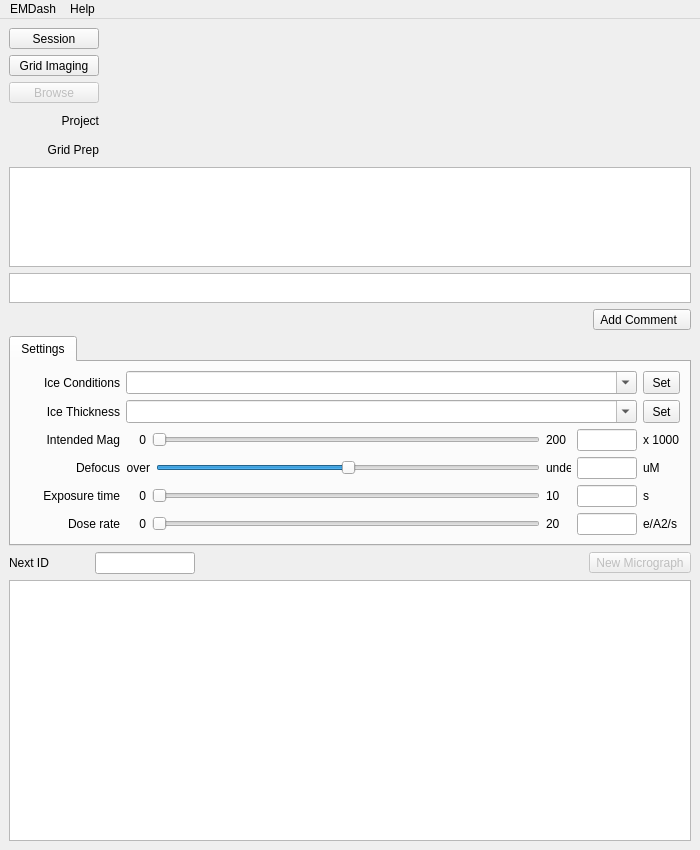
<?xml version="1.0" encoding="UTF-8"?>
<ui version="4.0">
 <class>Upload</class>
 <widget class="QMainWindow" name="Upload">
  <property name="geometry">
   <rect>
    <x>0</x>
    <y>0</y>
    <width>700</width>
    <height>850</height>
   </rect>
  </property>
  <property name="sizePolicy">
   <sizepolicy hsizetype="Preferred" vsizetype="Preferred">
    <horstretch>0</horstretch>
    <verstretch>0</verstretch>
   </sizepolicy>
  </property>
  <property name="minimumSize">
   <size>
    <width>700</width>
    <height>0</height>
   </size>
  </property>
  <property name="maximumSize">
   <size>
    <width>650</width>
    <height>16777215</height>
   </size>
  </property>
  <property name="windowTitle">
   <string>emdash</string>
  </property>
  <property name="autoFillBackground">
   <bool>false</bool>
  </property>
  <property name="unifiedTitleAndToolBarOnMac">
   <bool>false</bool>
  </property>
  <widget class="QWidget" name="centralwidget">
   <layout class="QVBoxLayout" name="verticalLayout">
    <item>
     <layout class="QGridLayout" name="grid_Status">
      <property name="sizeConstraint">
       <enum>QLayout::SetMinimumSize</enum>
      </property>
      <item row="1" column="1">
       <layout class="QHBoxLayout" name="horizontalLayout_10">
        <item>
         <widget class="QLabel" name="label_session">
          <property name="maximumSize">
           <size>
            <width>60</width>
            <height>16777215</height>
           </size>
          </property>
          <property name="text">
           <string/>
          </property>
          <property name="alignment">
           <set>Qt::AlignLeading|Qt::AlignLeft|Qt::AlignVCenter</set>
          </property>
          <property name="openExternalLinks">
           <bool>true</bool>
          </property>
         </widget>
        </item>
        <item>
         <widget class="QLabel" name="label_user">
          <property name="text">
           <string/>
          </property>
         </widget>
        </item>
       </layout>
      </item>
      <item row="4" column="0">
       <widget class="QLabel" name="label_15">
        <property name="sizePolicy">
         <sizepolicy hsizetype="Minimum" vsizetype="Preferred">
          <horstretch>0</horstretch>
          <verstretch>0</verstretch>
         </sizepolicy>
        </property>
        <property name="minimumSize">
         <size>
          <width>20</width>
          <height>23</height>
         </size>
        </property>
        <property name="maximumSize">
         <size>
          <width>1000</width>
          <height>23</height>
         </size>
        </property>
        <property name="text">
         <string>Project</string>
        </property>
        <property name="alignment">
         <set>Qt::AlignRight|Qt::AlignTrailing|Qt::AlignVCenter</set>
        </property>
       </widget>
      </item>
      <item row="4" column="1">
       <widget class="QLabel" name="label_project">
        <property name="sizePolicy">
         <sizepolicy hsizetype="Expanding" vsizetype="Preferred">
          <horstretch>0</horstretch>
          <verstretch>0</verstretch>
         </sizepolicy>
        </property>
        <property name="text">
         <string/>
        </property>
        <property name="openExternalLinks">
         <bool>true</bool>
        </property>
       </widget>
      </item>
      <item row="5" column="0">
       <widget class="QLabel" name="label_14">
        <property name="sizePolicy">
         <sizepolicy hsizetype="Minimum" vsizetype="Preferred">
          <horstretch>0</horstretch>
          <verstretch>0</verstretch>
         </sizepolicy>
        </property>
        <property name="minimumSize">
         <size>
          <width>20</width>
          <height>23</height>
         </size>
        </property>
        <property name="maximumSize">
         <size>
          <width>1000</width>
          <height>23</height>
         </size>
        </property>
        <property name="text">
         <string>Grid Prep</string>
        </property>
        <property name="alignment">
         <set>Qt::AlignRight|Qt::AlignTrailing|Qt::AlignVCenter</set>
        </property>
       </widget>
      </item>
      <item row="5" column="1">
       <widget class="QLabel" name="label_freeze">
        <property name="sizePolicy">
         <sizepolicy hsizetype="Expanding" vsizetype="Preferred">
          <horstretch>0</horstretch>
          <verstretch>0</verstretch>
         </sizepolicy>
        </property>
        <property name="text">
         <string/>
        </property>
        <property name="openExternalLinks">
         <bool>true</bool>
        </property>
       </widget>
      </item>
      <item row="1" column="0">
       <widget class="QToolButton" name="button_session">
        <property name="sizePolicy">
         <sizepolicy hsizetype="Minimum" vsizetype="Fixed">
          <horstretch>0</horstretch>
          <verstretch>0</verstretch>
         </sizepolicy>
        </property>
        <property name="minimumSize">
         <size>
          <width>90</width>
          <height>0</height>
         </size>
        </property>
        <property name="text">
         <string>Session</string>
        </property>
        <property name="popupMode">
         <enum>QToolButton::InstantPopup</enum>
        </property>
        <property name="arrowType">
         <enum>Qt::NoArrow</enum>
        </property>
       </widget>
      </item>
      <item row="2" column="0">
       <widget class="QToolButton" name="button_grid">
        <property name="sizePolicy">
         <sizepolicy hsizetype="Minimum" vsizetype="Fixed">
          <horstretch>0</horstretch>
          <verstretch>0</verstretch>
         </sizepolicy>
        </property>
        <property name="minimumSize">
         <size>
          <width>90</width>
          <height>0</height>
         </size>
        </property>
        <property name="text">
         <string>Grid Imaging</string>
        </property>
        <property name="popupMode">
         <enum>QToolButton::InstantPopup</enum>
        </property>
       </widget>
      </item>
      <item row="2" column="1">
       <widget class="QLabel" name="label_grid">
        <property name="sizePolicy">
         <sizepolicy hsizetype="Expanding" vsizetype="Preferred">
          <horstretch>0</horstretch>
          <verstretch>0</verstretch>
         </sizepolicy>
        </property>
        <property name="text">
         <string/>
        </property>
        <property name="openExternalLinks">
         <bool>true</bool>
        </property>
       </widget>
      </item>
      <item row="3" column="0">
       <widget class="QToolButton" name="button_path">
        <property name="enabled">
         <bool>false</bool>
        </property>
        <property name="sizePolicy">
         <sizepolicy hsizetype="Minimum" vsizetype="Fixed">
          <horstretch>0</horstretch>
          <verstretch>0</verstretch>
         </sizepolicy>
        </property>
        <property name="maximumSize">
         <size>
          <width>1000</width>
          <height>16777215</height>
         </size>
        </property>
        <property name="text">
         <string>Browse</string>
        </property>
        <property name="popupMode">
         <enum>QToolButton::InstantPopup</enum>
        </property>
        <property name="arrowType">
         <enum>Qt::NoArrow</enum>
        </property>
       </widget>
      </item>
      <item row="3" column="1">
       <widget class="QLabel" name="label_path">
        <property name="sizePolicy">
         <sizepolicy hsizetype="Expanding" vsizetype="Preferred">
          <horstretch>0</horstretch>
          <verstretch>0</verstretch>
         </sizepolicy>
        </property>
        <property name="text">
         <string/>
        </property>
       </widget>
      </item>
     </layout>
    </item>
    <item>
     <layout class="QVBoxLayout" name="layout_Comments">
      <property name="sizeConstraint">
       <enum>QLayout::SetDefaultConstraint</enum>
      </property>
      <item>
       <widget class="QTextBrowser" name="browser_comments">
        <property name="enabled">
         <bool>true</bool>
        </property>
        <property name="sizePolicy">
         <sizepolicy hsizetype="Expanding" vsizetype="Fixed">
          <horstretch>0</horstretch>
          <verstretch>0</verstretch>
         </sizepolicy>
        </property>
        <property name="maximumSize">
         <size>
          <width>16777215</width>
          <height>100</height>
         </size>
        </property>
        <property name="frameShape">
         <enum>QFrame::StyledPanel</enum>
        </property>
        <property name="frameShadow">
         <enum>QFrame::Sunken</enum>
        </property>
        <property name="openExternalLinks">
         <bool>true</bool>
        </property>
       </widget>
      </item>
      <item>
       <widget class="QTextEdit" name="edit_addcomment">
        <property name="sizePolicy">
         <sizepolicy hsizetype="Expanding" vsizetype="Fixed">
          <horstretch>0</horstretch>
          <verstretch>0</verstretch>
         </sizepolicy>
        </property>
        <property name="maximumSize">
         <size>
          <width>16777215</width>
          <height>30</height>
         </size>
        </property>
        <property name="focusPolicy">
         <enum>Qt::WheelFocus</enum>
        </property>
        <property name="tabChangesFocus">
         <bool>true</bool>
        </property>
       </widget>
      </item>
      <item>
       <layout class="QHBoxLayout" name="horizontalLayout">
        <item>
         <spacer name="horizontalSpacer">
          <property name="orientation">
           <enum>Qt::Horizontal</enum>
          </property>
          <property name="sizeHint" stdset="0">
           <size>
            <width>40</width>
            <height>20</height>
           </size>
          </property>
         </spacer>
        </item>
        <item>
         <widget class="QToolButton" name="button_addcomment">
          <property name="text">
           <string>Add Comment  </string>
          </property>
          <property name="popupMode">
           <enum>QToolButton::InstantPopup</enum>
          </property>
          <property name="autoRaise">
           <bool>false</bool>
          </property>
         </widget>
        </item>
       </layout>
      </item>
     </layout>
    </item>
    <item>
     <widget class="QTabWidget" name="frame_settings">
      <property name="enabled">
       <bool>true</bool>
      </property>
      <property name="sizePolicy">
       <sizepolicy hsizetype="Expanding" vsizetype="Minimum">
        <horstretch>0</horstretch>
        <verstretch>0</verstretch>
       </sizepolicy>
      </property>
      <widget class="QWidget" name="tabWidgetPage1">
       <attribute name="title">
        <string>Settings</string>
       </attribute>
       <layout class="QGridLayout" name="gridLayout_2">
        <item row="0" column="1">
         <widget class="QComboBox" name="assess_ice_comments">
          <property name="enabled">
           <bool>true</bool>
          </property>
          <property name="sizePolicy">
           <sizepolicy hsizetype="Expanding" vsizetype="Preferred">
            <horstretch>0</horstretch>
            <verstretch>0</verstretch>
           </sizepolicy>
          </property>
          <property name="editable">
           <bool>true</bool>
          </property>
         </widget>
        </item>
        <item row="1" column="1">
         <widget class="QComboBox" name="assess_ice_thick">
          <property name="enabled">
           <bool>true</bool>
          </property>
          <property name="sizePolicy">
           <sizepolicy hsizetype="Expanding" vsizetype="Preferred">
            <horstretch>0</horstretch>
            <verstretch>0</verstretch>
           </sizepolicy>
          </property>
          <property name="editable">
           <bool>true</bool>
          </property>
          <item>
           <property name="text">
            <string/>
           </property>
          </item>
          <item>
           <property name="text">
            <string>Empty - no ice</string>
           </property>
          </item>
          <item>
           <property name="text">
            <string>Too thin</string>
           </property>
          </item>
          <item>
           <property name="text">
            <string>A little thin</string>
           </property>
          </item>
          <item>
           <property name="text">
            <string>Perfect</string>
           </property>
          </item>
          <item>
           <property name="text">
            <string>A little thick</string>
           </property>
          </item>
          <item>
           <property name="text">
            <string>Too thick</string>
           </property>
          </item>
          <item>
           <property name="text">
            <string>Bad ice</string>
           </property>
          </item>
         </widget>
        </item>
        <item row="0" column="2">
         <widget class="QToolButton" name="button_assess_ice_comments">
          <property name="enabled">
           <bool>true</bool>
          </property>
          <property name="sizePolicy">
           <sizepolicy hsizetype="Preferred" vsizetype="Preferred">
            <horstretch>0</horstretch>
            <verstretch>0</verstretch>
           </sizepolicy>
          </property>
          <property name="text">
           <string>Set</string>
          </property>
         </widget>
        </item>
        <item row="1" column="2">
         <widget class="QToolButton" name="button_assess_ice_thick">
          <property name="enabled">
           <bool>true</bool>
          </property>
          <property name="sizePolicy">
           <sizepolicy hsizetype="Preferred" vsizetype="Preferred">
            <horstretch>0</horstretch>
            <verstretch>0</verstretch>
           </sizepolicy>
          </property>
          <property name="text">
           <string>Set</string>
          </property>
         </widget>
        </item>
        <item row="0" column="0">
         <widget class="QLabel" name="label_5">
          <property name="sizePolicy">
           <sizepolicy hsizetype="Fixed" vsizetype="Preferred">
            <horstretch>0</horstretch>
            <verstretch>0</verstretch>
           </sizepolicy>
          </property>
          <property name="minimumSize">
           <size>
            <width>100</width>
            <height>0</height>
           </size>
          </property>
          <property name="maximumSize">
           <size>
            <width>100</width>
            <height>16777215</height>
           </size>
          </property>
          <property name="text">
           <string>Ice Conditions</string>
          </property>
          <property name="alignment">
           <set>Qt::AlignRight|Qt::AlignTrailing|Qt::AlignVCenter</set>
          </property>
         </widget>
        </item>
        <item row="2" column="0">
         <widget class="QLabel" name="label">
          <property name="sizePolicy">
           <sizepolicy hsizetype="Fixed" vsizetype="Preferred">
            <horstretch>0</horstretch>
            <verstretch>0</verstretch>
           </sizepolicy>
          </property>
          <property name="minimumSize">
           <size>
            <width>100</width>
            <height>0</height>
           </size>
          </property>
          <property name="text">
           <string>Intended Mag</string>
          </property>
          <property name="alignment">
           <set>Qt::AlignRight|Qt::AlignTrailing|Qt::AlignVCenter</set>
          </property>
         </widget>
        </item>
        <item row="3" column="0">
         <widget class="QLabel" name="label_2">
          <property name="sizePolicy">
           <sizepolicy hsizetype="Fixed" vsizetype="Preferred">
            <horstretch>0</horstretch>
            <verstretch>0</verstretch>
           </sizepolicy>
          </property>
          <property name="minimumSize">
           <size>
            <width>100</width>
            <height>0</height>
           </size>
          </property>
          <property name="text">
           <string>Defocus</string>
          </property>
          <property name="alignment">
           <set>Qt::AlignRight|Qt::AlignTrailing|Qt::AlignVCenter</set>
          </property>
         </widget>
        </item>
        <item row="4" column="0">
         <widget class="QLabel" name="label_4">
          <property name="sizePolicy">
           <sizepolicy hsizetype="Fixed" vsizetype="Preferred">
            <horstretch>0</horstretch>
            <verstretch>0</verstretch>
           </sizepolicy>
          </property>
          <property name="minimumSize">
           <size>
            <width>100</width>
            <height>0</height>
           </size>
          </property>
          <property name="text">
           <string>Exposure time</string>
          </property>
          <property name="alignment">
           <set>Qt::AlignRight|Qt::AlignTrailing|Qt::AlignVCenter</set>
          </property>
         </widget>
        </item>
        <item row="5" column="0">
         <widget class="QLabel" name="label_7">
          <property name="sizePolicy">
           <sizepolicy hsizetype="Fixed" vsizetype="Preferred">
            <horstretch>0</horstretch>
            <verstretch>0</verstretch>
           </sizepolicy>
          </property>
          <property name="minimumSize">
           <size>
            <width>100</width>
            <height>0</height>
           </size>
          </property>
          <property name="text">
           <string>Dose rate</string>
          </property>
          <property name="alignment">
           <set>Qt::AlignRight|Qt::AlignTrailing|Qt::AlignVCenter</set>
          </property>
         </widget>
        </item>
        <item row="2" column="2">
         <widget class="QLabel" name="label_17">
          <property name="text">
           <string>x 1000</string>
          </property>
         </widget>
        </item>
        <item row="3" column="2">
         <widget class="QLabel" name="label_13">
          <property name="text">
           <string>uM</string>
          </property>
         </widget>
        </item>
        <item row="4" column="2">
         <widget class="QLabel" name="label_9">
          <property name="text">
           <string>s</string>
          </property>
         </widget>
        </item>
        <item row="5" column="2">
         <widget class="QLabel" name="label_10">
          <property name="text">
           <string>e/A2/s</string>
          </property>
         </widget>
        </item>
        <item row="2" column="1">
         <layout class="QHBoxLayout" name="horizontalLayout_2">
          <item>
           <widget class="QLabel" name="label_25">
            <property name="sizePolicy">
             <sizepolicy hsizetype="Fixed" vsizetype="Preferred">
              <horstretch>0</horstretch>
              <verstretch>0</verstretch>
             </sizepolicy>
            </property>
            <property name="minimumSize">
             <size>
              <width>20</width>
              <height>0</height>
             </size>
            </property>
            <property name="font">
             <font>
              <pointsize>9</pointsize>
             </font>
            </property>
            <property name="text">
             <string>0</string>
            </property>
            <property name="alignment">
             <set>Qt::AlignRight|Qt::AlignTrailing|Qt::AlignVCenter</set>
            </property>
           </widget>
          </item>
          <item>
           <widget class="QSlider" name="slider_tem_magnification_set">
            <property name="maximum">
             <number>200</number>
            </property>
            <property name="orientation">
             <enum>Qt::Horizontal</enum>
            </property>
            <property name="tickPosition">
             <enum>QSlider::NoTicks</enum>
            </property>
            <property name="tickInterval">
             <number>10</number>
            </property>
           </widget>
          </item>
          <item>
           <widget class="QLabel" name="label_28">
            <property name="minimumSize">
             <size>
              <width>25</width>
              <height>0</height>
             </size>
            </property>
            <property name="maximumSize">
             <size>
              <width>25</width>
              <height>16777215</height>
             </size>
            </property>
            <property name="font">
             <font>
              <pointsize>9</pointsize>
             </font>
            </property>
            <property name="text">
             <string>200</string>
            </property>
           </widget>
          </item>
          <item>
           <widget class="QLineEdit" name="edit_tem_magnification_set">
            <property name="sizePolicy">
             <sizepolicy hsizetype="Fixed" vsizetype="Fixed">
              <horstretch>0</horstretch>
              <verstretch>0</verstretch>
             </sizepolicy>
            </property>
            <property name="maximumSize">
             <size>
              <width>60</width>
              <height>16777215</height>
             </size>
            </property>
           </widget>
          </item>
         </layout>
        </item>
        <item row="3" column="1">
         <layout class="QHBoxLayout" name="horizontalLayout_4">
          <item>
           <widget class="QLabel" name="label_24">
            <property name="sizePolicy">
             <sizepolicy hsizetype="Fixed" vsizetype="Preferred">
              <horstretch>0</horstretch>
              <verstretch>0</verstretch>
             </sizepolicy>
            </property>
            <property name="minimumSize">
             <size>
              <width>20</width>
              <height>0</height>
             </size>
            </property>
            <property name="font">
             <font>
              <pointsize>9</pointsize>
             </font>
            </property>
            <property name="text">
             <string>over</string>
            </property>
            <property name="alignment">
             <set>Qt::AlignRight|Qt::AlignTrailing|Qt::AlignVCenter</set>
            </property>
           </widget>
          </item>
          <item>
           <widget class="QSlider" name="slider_ctf_defocus_set">
            <property name="minimum">
             <number>-5000</number>
            </property>
            <property name="maximum">
             <number>5000</number>
            </property>
            <property name="singleStep">
             <number>1</number>
            </property>
            <property name="orientation">
             <enum>Qt::Horizontal</enum>
            </property>
            <property name="tickPosition">
             <enum>QSlider::NoTicks</enum>
            </property>
            <property name="tickInterval">
             <number>1000</number>
            </property>
           </widget>
          </item>
          <item>
           <widget class="QLabel" name="label_23">
            <property name="minimumSize">
             <size>
              <width>25</width>
              <height>0</height>
             </size>
            </property>
            <property name="maximumSize">
             <size>
              <width>25</width>
              <height>16777215</height>
             </size>
            </property>
            <property name="font">
             <font>
              <pointsize>9</pointsize>
             </font>
            </property>
            <property name="text">
             <string>under</string>
            </property>
           </widget>
          </item>
          <item>
           <widget class="QLineEdit" name="edit_ctf_defocus_set">
            <property name="maximumSize">
             <size>
              <width>60</width>
              <height>16777215</height>
             </size>
            </property>
           </widget>
          </item>
         </layout>
        </item>
        <item row="4" column="1">
         <layout class="QHBoxLayout" name="horizontalLayout_5">
          <item>
           <widget class="QLabel" name="label_26">
            <property name="sizePolicy">
             <sizepolicy hsizetype="Fixed" vsizetype="Preferred">
              <horstretch>0</horstretch>
              <verstretch>0</verstretch>
             </sizepolicy>
            </property>
            <property name="minimumSize">
             <size>
              <width>20</width>
              <height>0</height>
             </size>
            </property>
            <property name="font">
             <font>
              <pointsize>9</pointsize>
             </font>
            </property>
            <property name="text">
             <string>0</string>
            </property>
            <property name="alignment">
             <set>Qt::AlignRight|Qt::AlignTrailing|Qt::AlignVCenter</set>
            </property>
           </widget>
          </item>
          <item>
           <widget class="QSlider" name="slider_time_exposure_tem">
            <property name="maximum">
             <number>10000</number>
            </property>
            <property name="orientation">
             <enum>Qt::Horizontal</enum>
            </property>
            <property name="tickPosition">
             <enum>QSlider::NoTicks</enum>
            </property>
           </widget>
          </item>
          <item>
           <widget class="QLabel" name="label_29">
            <property name="minimumSize">
             <size>
              <width>25</width>
              <height>0</height>
             </size>
            </property>
            <property name="maximumSize">
             <size>
              <width>25</width>
              <height>16777215</height>
             </size>
            </property>
            <property name="font">
             <font>
              <pointsize>9</pointsize>
             </font>
            </property>
            <property name="text">
             <string>10</string>
            </property>
           </widget>
          </item>
          <item>
           <widget class="QLineEdit" name="edit_time_exposure_tem">
            <property name="maximumSize">
             <size>
              <width>60</width>
              <height>16777215</height>
             </size>
            </property>
           </widget>
          </item>
         </layout>
        </item>
        <item row="5" column="1">
         <layout class="QHBoxLayout" name="horizontalLayout_6">
          <item>
           <widget class="QLabel" name="label_27">
            <property name="sizePolicy">
             <sizepolicy hsizetype="Fixed" vsizetype="Preferred">
              <horstretch>0</horstretch>
              <verstretch>0</verstretch>
             </sizepolicy>
            </property>
            <property name="minimumSize">
             <size>
              <width>20</width>
              <height>0</height>
             </size>
            </property>
            <property name="font">
             <font>
              <pointsize>9</pointsize>
             </font>
            </property>
            <property name="text">
             <string>0</string>
            </property>
            <property name="alignment">
             <set>Qt::AlignRight|Qt::AlignTrailing|Qt::AlignVCenter</set>
            </property>
           </widget>
          </item>
          <item>
           <widget class="QSlider" name="slider_tem_dose_rate">
            <property name="maximum">
             <number>20000</number>
            </property>
            <property name="orientation">
             <enum>Qt::Horizontal</enum>
            </property>
            <property name="tickPosition">
             <enum>QSlider::NoTicks</enum>
            </property>
           </widget>
          </item>
          <item>
           <widget class="QLabel" name="label_30">
            <property name="minimumSize">
             <size>
              <width>25</width>
              <height>0</height>
             </size>
            </property>
            <property name="maximumSize">
             <size>
              <width>25</width>
              <height>16777215</height>
             </size>
            </property>
            <property name="font">
             <font>
              <pointsize>9</pointsize>
             </font>
            </property>
            <property name="text">
             <string>20</string>
            </property>
           </widget>
          </item>
          <item>
           <widget class="QLineEdit" name="edit_tem_dose_rate">
            <property name="maximumSize">
             <size>
              <width>60</width>
              <height>16777215</height>
             </size>
            </property>
           </widget>
          </item>
         </layout>
        </item>
        <item row="1" column="0">
         <widget class="QLabel" name="label_6">
          <property name="sizePolicy">
           <sizepolicy hsizetype="Fixed" vsizetype="Preferred">
            <horstretch>0</horstretch>
            <verstretch>0</verstretch>
           </sizepolicy>
          </property>
          <property name="minimumSize">
           <size>
            <width>100</width>
            <height>0</height>
           </size>
          </property>
          <property name="maximumSize">
           <size>
            <width>100</width>
            <height>16777215</height>
           </size>
          </property>
          <property name="text">
           <string>Ice Thickness</string>
          </property>
          <property name="alignment">
           <set>Qt::AlignRight|Qt::AlignTrailing|Qt::AlignVCenter</set>
          </property>
         </widget>
        </item>
       </layout>
      </widget>
     </widget>
    </item>
    <item>
     <layout class="QHBoxLayout" name="horizontablah">
      <item>
       <widget class="QLabel" name="label_newmicrograph">
        <property name="enabled">
         <bool>true</bool>
        </property>
        <property name="minimumSize">
         <size>
          <width>80</width>
          <height>0</height>
         </size>
        </property>
        <property name="text">
         <string>Next ID</string>
        </property>
       </widget>
      </item>
      <item>
       <widget class="QLineEdit" name="edit_id_micrograph">
        <property name="enabled">
         <bool>true</bool>
        </property>
        <property name="maximumSize">
         <size>
          <width>100</width>
          <height>16777215</height>
         </size>
        </property>
       </widget>
      </item>
      <item>
       <spacer name="horizontalSpacer_2">
        <property name="orientation">
         <enum>Qt::Horizontal</enum>
        </property>
        <property name="sizeHint" stdset="0">
         <size>
          <width>40</width>
          <height>20</height>
         </size>
        </property>
       </spacer>
      </item>
      <item>
       <widget class="QToolButton" name="button_newmicrograph">
        <property name="enabled">
         <bool>false</bool>
        </property>
        <property name="text">
         <string>New Micrograph</string>
        </property>
       </widget>
      </item>
     </layout>
    </item>
    <item>
     <widget class="FilesView" name="tree_files">
      <property name="enabled">
       <bool>true</bool>
      </property>
      <property name="autoScrollMargin">
       <number>0</number>
      </property>
      <property name="editTriggers">
       <set>QAbstractItemView::NoEditTriggers</set>
      </property>
      <property name="alternatingRowColors">
       <bool>true</bool>
      </property>
      <property name="selectionMode">
       <enum>QAbstractItemView::NoSelection</enum>
      </property>
      <property name="indentation">
       <number>10</number>
      </property>
      <property name="rootIsDecorated">
       <bool>true</bool>
      </property>
      <property name="uniformRowHeights">
       <bool>true</bool>
      </property>
      <property name="itemsExpandable">
       <bool>true</bool>
      </property>
      <property name="expandsOnDoubleClick">
       <bool>true</bool>
      </property>
      <attribute name="headerVisible">
       <bool>true</bool>
      </attribute>
      <attribute name="headerVisible">
       <bool>true</bool>
      </attribute>
     </widget>
    </item>
   </layout>
  </widget>
  <widget class="QMenuBar" name="menubar">
   <property name="geometry">
    <rect>
     <x>0</x>
     <y>0</y>
     <width>700</width>
     <height>22</height>
    </rect>
   </property>
   <widget class="QMenu" name="menuTest">
    <property name="title">
     <string>EMDash</string>
    </property>
   </widget>
   <widget class="QMenu" name="menuHelp">
    <property name="title">
     <string>Help</string>
    </property>
   </widget>
   <addaction name="menuTest"/>
   <addaction name="menuHelp"/>
  </widget>
  <action name="actionTest">
   <property name="text">
    <string>Test</string>
   </property>
  </action>
  <action name="actionQuit">
   <property name="text">
    <string>Quit</string>
   </property>
  </action>
 </widget>
 <customwidgets>
  <customwidget>
   <class>FilesView</class>
   <extends>QTreeView</extends>
   <header>filesview.h</header>
  </customwidget>
 </customwidgets>
 <resources/>
 <connections/>
</ui>
